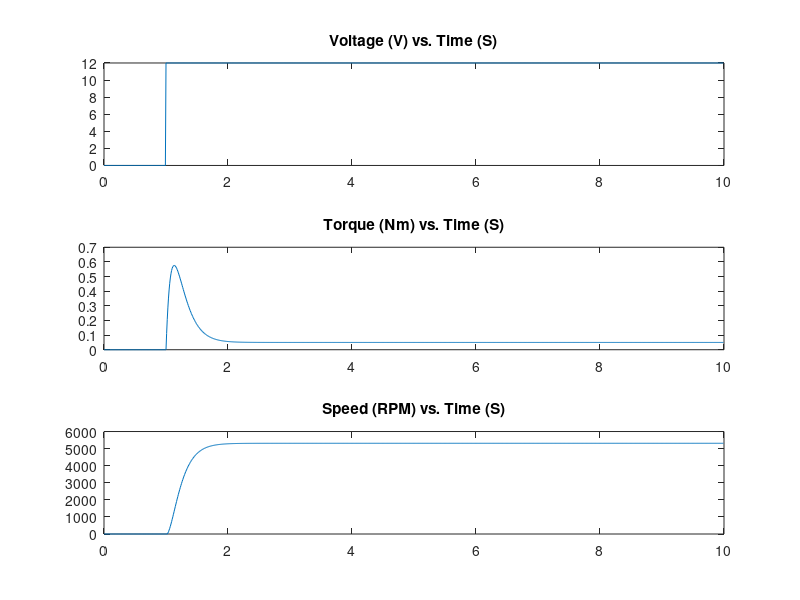

MATLAB code to generate this figure:
clear;
clc;
clf;

%Constants, motor-specific.
%See http://files.andymark.com/CIM-motor-curve-am-0255.pdf
Rc = 0.3; %ohms, for full CIM motor. Didn't have an Ohmmeter that could measure this, so just kinda guessed.
Lc = 0.02; %henries, just a guess based on what made things look nice
Kt = 2.429/131.227; %Nm/A - for CIM motor. Calculated from Stall Torque/Stall Current
Ki = (12-(2.7*Rc))/(5310*2*pi/60); %V/(rad/s). Calculated from Vemf@FreeSpeed/(2pi/60*RPM@FreeSpeed). Steady-state Vemf = Vs - I@FreeSpeed*Rc, for Vs = 12

%The following are again total guesses, this data is not available anywhere I can find.
Kf = 0.25; %Kinetic rotational coefficent of friction in Nm-s for motor
Tfs = 0.2; %Static friction maximum torque magnititude
speed_mag_zero_limit = 10; %in rad/sec This and below define pratical deadzones for speed 


SystemMomentOfInertia = 0.555 * 0.0254^2; % kg-m^2 - just a guess the rotating member of CIM - model as 1.25lb, 1 in. radius solid cylinder
LoadTorque = 0; %Nm
Ts = 0.01; %50 ms sample rate


step_time = 1;
end_time = 10;
V_start = 0;
V_end = 12;
voltage = [V_start*ones(1,step_time/Ts), V_end*ones(1,(end_time-step_time)/Ts)]; %Step from V_start to V_end
%voltage = [V_start:(V_end-V_start)/(step_time/Ts-1):V_end, V_end*ones(1,(end_time-step_time)/Ts)]; %ramp from V_start to V_end from 0 to step_time, then hold V_end till end_time

num_samples = length(voltage);

%prealocate other variables
time = (0:1:num_samples-1)*Ts;
torque = zeros(1,num_samples);
speed = zeros(1,num_samples);

for i = 1:1:num_samples-1
    torque(i+1) = torque(i) + Ts*(Kt/Lc * (voltage(i) - torque(i)*Rc/Kt - Ki*speed(i)));
    
    %If motor is rotating, speed is increased by torque and decreased by friction
    if(abs(speed(i)) > speed_mag_zero_limit)
      speed(i+1) = speed(i) + Ts*(1/SystemMomentOfInertia * (torque(i)-LoadTorque) - Kf*speed(i) );
    %If motor is stopped  
    else
      %If torque has exceeded static friction, the motor may spin per normal equations
      if(abs(torque(i)) > Tfs )
        speed(i+1) = speed(i) + Ts*(1/SystemMomentOfInertia * (torque(i)-LoadTorque) - Kf*speed(i));
      %Else, motor sticks and speed remains zero
      else
        speed(i+1) = 0;
      end
    end
    
    
end

subplot(3,1,1);
plot(time, voltage);
title('Voltage (V) vs. Time (S)');
subplot(3,1,2);
plot(time, torque);
title('Torque (Nm) vs. Time (S)');
subplot(3,1,3);
plot(time, speed*60/2/pi);
title('Speed (RPM) vs. Time (S)');




